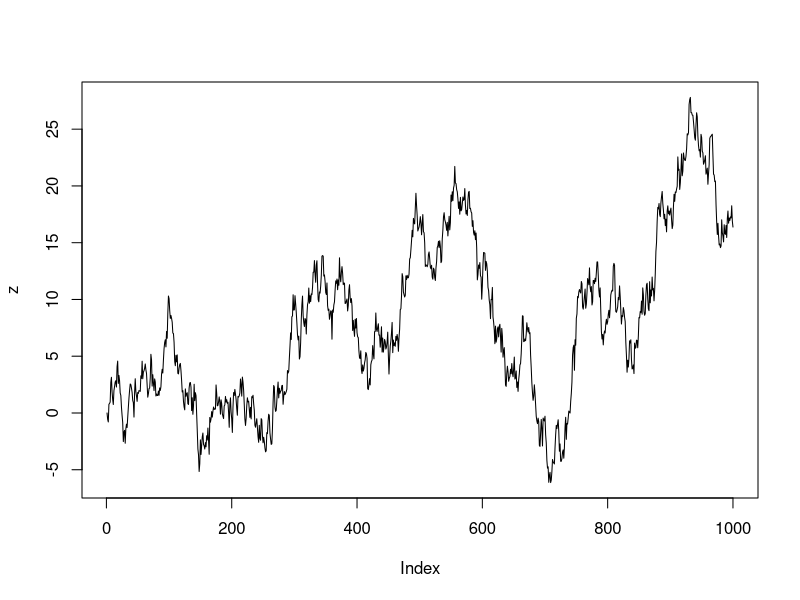
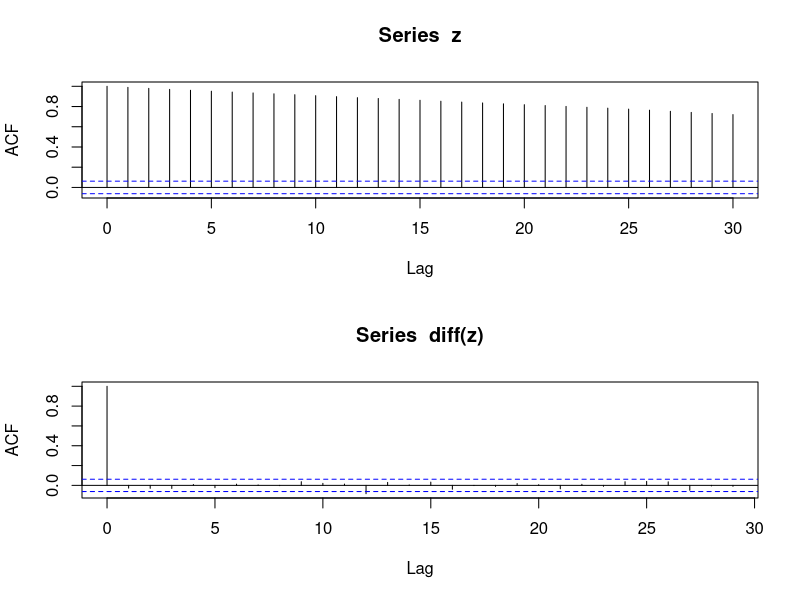
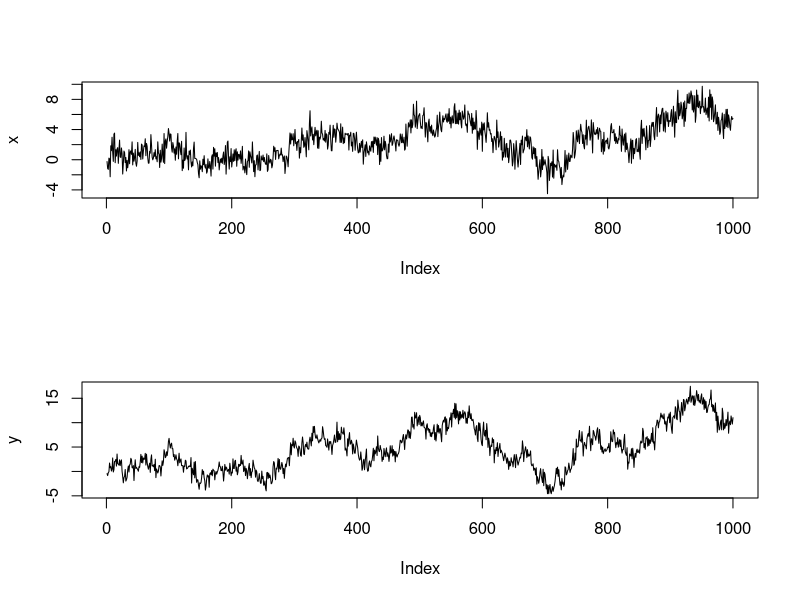
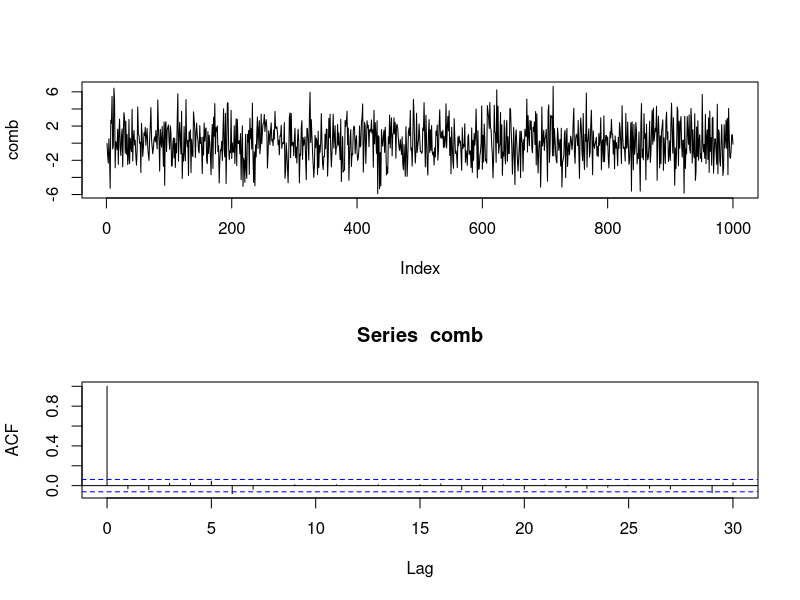
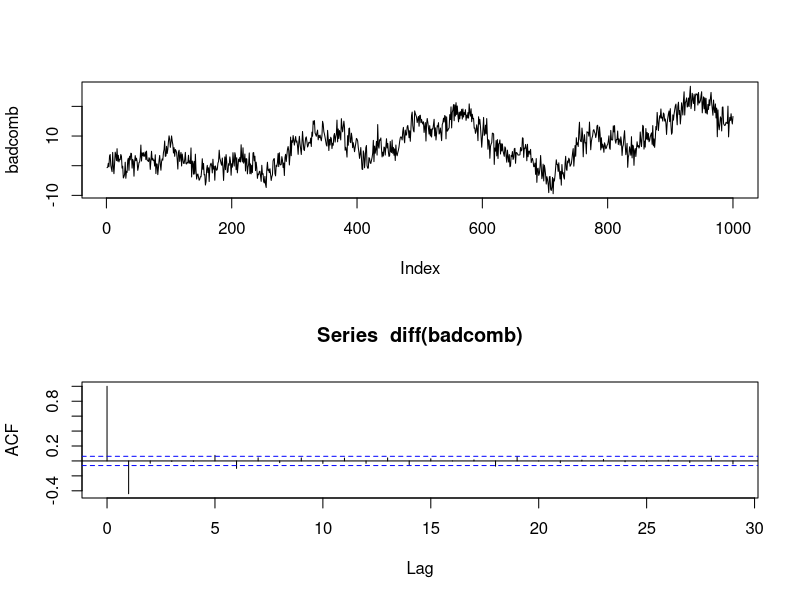

The R script that drew these images, in order:
library("tseries")

## SIMULATED DATA

## Create a simulated random walk
set.seed(123)
z <- rep(0, 1000)
for (i in 2:1000) z[i] <- z[i-1] + rnorm(1)
plot(z, type="l")

# Plot the autocorrelation of the
# series and its differences
layout(1:2)
acf(z)
acf(diff(z))

# For  x and y series that are
# functions of the z series
x <- y <- rep(0, 1000)
x <- 0.3*z + rnorm(1000)
y <- 0.6*z + rnorm(1000)
layout(1:2)
plot(x, type="l")
plot(y, type="l")

# Form the linear combination "comb"
# and plot its correlogram
comb <- 2*x - y
layout(1:2)
plot(comb, type="l")
acf(comb)

# Carry out the unit root tests
adf.test(comb)
pp.test(comb)
po.test(cbind(2*x,-1.0*y))

# Form a non-stationary linear combination
# and test for unit root with ADF test
badcomb <- -1.0*x + 2.0*y
layout(1:2)
plot(badcomb, type="l")
acf(diff(badcomb))
adf.test(badcomb)
